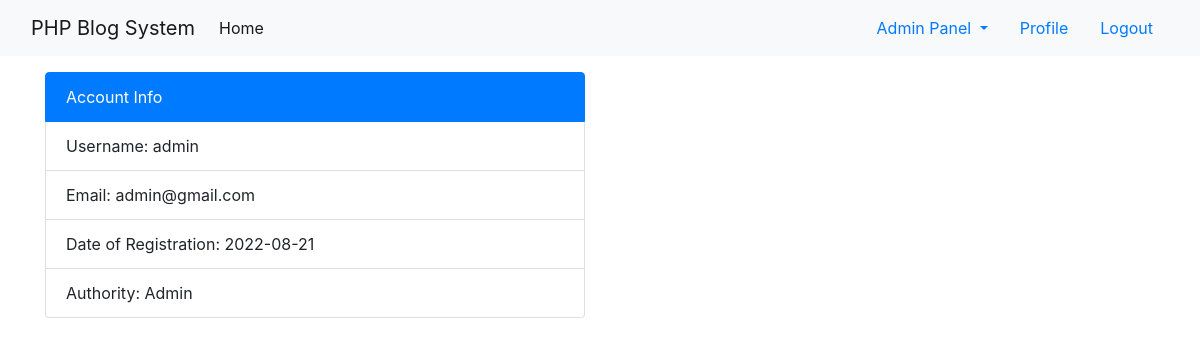
The page /profile.php (signed in) on the database its author committed.
### tables this page shows
CREATE TABLE `users` (
  `id` int(255) NOT NULL,
  `username` varchar(255) NOT NULL,
  `email` varchar(255) NOT NULL,
  `password` varchar(255) NOT NULL,
  `registerdate` date NOT NULL,
  `authority` varchar(255) NOT NULL DEFAULT 'User'
);

### profile.php (the view, shortened to what this page needs)
<?php
require_once "manager.php";
?>
<!doctype html>
<html lang="en">
  <head>
</head>
<body>
    <?php include "navbar.php"?>
    <div class="container mt-3">
        <div class="row">
            <div class="col-md-6 ">
            <ul class="list-group">
            <li class="list-group-item active">Account Info</li>
            <li class="list-group-item">Username: <?php echo $usersinfo["username"]?></li>
            <li class="list-group-item">Email: <?php echo $usersinfo["email"]?></li>
            <li class="list-group-item">Date of Registration: <?php echo $usersinfo["registerdate"]?></li>
            <li class="list-group-item">Authority: <?php echo $usersinfo["authority"]?></li>
            </ul>
            </div>
        </div>
    </div>
</body>
</html>

### rows shown on the page
users: username "admin", email "admin@gmail.com", registerdate "2022-08-21", authority "Admin"
